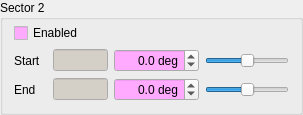
         <widget class="QGroupBox" name="groupSector2">
          <property name="palette">
           <palette>
            <active>
             <colorrole role="Base">
              <brush brushstyle="SolidPattern">
               <color alpha="255">
                <red>255</red>
                <green>170</green>
                <blue>255</blue>
               </color>
              </brush>
             </colorrole>
            </active>
            <inactive>
             <colorrole role="Base">
              <brush brushstyle="SolidPattern">
               <color alpha="255">
                <red>255</red>
                <green>170</green>
                <blue>255</blue>
               </color>
              </brush>
             </colorrole>
            </inactive>
            <disabled>
             <colorrole role="Base">
              <brush brushstyle="SolidPattern">
               <color alpha="255">
                <red>212</red>
                <green>208</green>
                <blue>200</blue>
               </color>
              </brush>
             </colorrole>
            </disabled>
           </palette>
          </property>
          <property name="title">
           <string>Sector 2</string>
          </property>
          <layout class="QGridLayout" name="layoutGuard1Setup_3">
           <property name="topMargin">
            <number>3</number>
           </property>
           <property name="verticalSpacing">
            <number>6</number>
           </property>
           <item row="1" column="1">
            <widget class="QLabel" name="labelSector2Start">
             <property name="text">
              <string>Start</string>
             </property>
            </widget>
           </item>
           <item row="1" column="3">
            <widget class="QLineEdit" name="editSector2Start">
             <property name="enabled">
              <bool>false</bool>
             </property>
             <property name="sizePolicy">
              <sizepolicy hsizetype="MinimumExpanding" vsizetype="Fixed">
               <horstretch>0</horstretch>
               <verstretch>0</verstretch>
              </sizepolicy>
             </property>
             <property name="minimumSize">
              <size>
               <width>0</width>
               <height>20</height>
              </size>
             </property>
             <property name="maximumSize">
              <size>
               <width>55</width>
               <height>16777215</height>
              </size>
             </property>
             <property name="alignment">
              <set>Qt::AlignRight|Qt::AlignTrailing|Qt::AlignVCenter</set>
             </property>
             <property name="readOnly">
              <bool>true</bool>
             </property>
            </widget>
           </item>
           <item row="1" column="4">
            <widget class="QDoubleSpinBox" name="spinSector2Start">
             <property name="minimumSize">
              <size>
               <width>85</width>
               <height>0</height>
              </size>
             </property>
             <property name="alignment">
              <set>Qt::AlignRight|Qt::AlignTrailing|Qt::AlignVCenter</set>
             </property>
             <property name="suffix">
              <string> deg</string>
             </property>
             <property name="decimals">
              <number>1</number>
             </property>
             <property name="minimum">
              <double>-360.000000000000000</double>
             </property>
             <property name="maximum">
              <double>360.000000000000000</double>
             </property>
             <property name="singleStep">
              <double>0.100000000000000</double>
             </property>
            </widget>
           </item>
           <item row="1" column="5">
            <widget class="QSlider" name="sliderSector2Start">
             <property name="minimum">
              <number>-360</number>
             </property>
             <property name="maximum">
              <number>360</number>
             </property>
             <property name="orientation">
              <enum>Qt::Horizontal</enum>
             </property>
            </widget>
           </item>
           <item row="4" column="1">
            <widget class="QLabel" name="labelSector2End">
             <property name="text">
              <string>End</string>
             </property>
            </widget>
           </item>
           <item row="4" column="3">
            <widget class="QLineEdit" name="editSector2End">
             <property name="enabled">
              <bool>false</bool>
             </property>
             <property name="sizePolicy">
              <sizepolicy hsizetype="MinimumExpanding" vsizetype="Fixed">
               <horstretch>0</horstretch>
               <verstretch>0</verstretch>
              </sizepolicy>
             </property>
             <property name="minimumSize">
              <size>
               <width>0</width>
               <height>20</height>
              </size>
             </property>
             <property name="maximumSize">
              <size>
               <width>55</width>
               <height>16777215</height>
              </size>
             </property>
             <property name="alignment">
              <set>Qt::AlignRight|Qt::AlignTrailing|Qt::AlignVCenter</set>
             </property>
             <property name="readOnly">
              <bool>true</bool>
             </property>
            </widget>
           </item>
           <item row="4" column="4">
            <widget class="QDoubleSpinBox" name="spinSector2End">
             <property name="minimumSize">
              <size>
               <width>85</width>
               <height>0</height>
              </size>
             </property>
             <property name="alignment">
              <set>Qt::AlignRight|Qt::AlignTrailing|Qt::AlignVCenter</set>
             </property>
             <property name="suffix">
              <string> deg</string>
             </property>
             <property name="decimals">
              <number>1</number>
             </property>
             <property name="minimum">
              <double>-360.000000000000000</double>
             </property>
             <property name="maximum">
              <double>360.000000000000000</double>
             </property>
             <property name="singleStep">
              <double>0.100000000000000</double>
             </property>
            </widget>
           </item>
           <item row="4" column="5">
            <widget class="QSlider" name="sliderSector2End">
             <property name="minimum">
              <number>-360</number>
             </property>
             <property name="maximum">
              <number>360</number>
             </property>
             <property name="orientation">
              <enum>Qt::Horizontal</enum>
             </property>
            </widget>
           </item>
           <item row="0" column="1" colspan="3">
            <widget class="QCheckBox" name="checkSector2Enabled">
             <property name="text">
              <string>Enabled</string>
             </property>
            </widget>
           </item>
          </layout>
         </widget>
